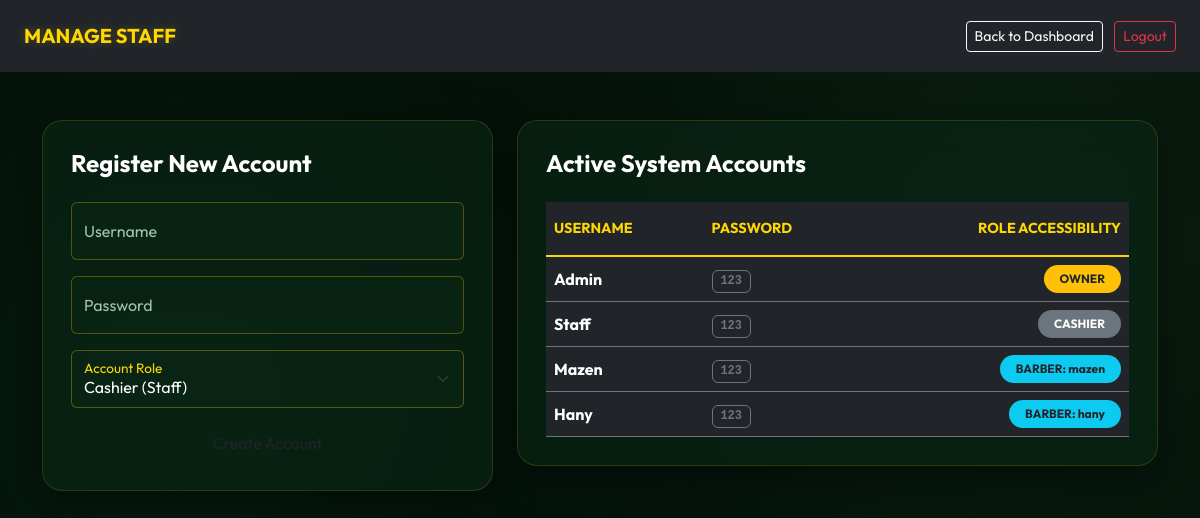
The app's page /manage_users (signed in) with its own data.
### app.py (models this page shows)
class User(UserMixin, db.Model):
    id = db.Column(db.Integer, primary_key=True)
    username = db.Column(db.String(50), unique=True, nullable=False)
    password = db.Column(db.String(50), nullable=False)
    role = db.Column(db.String(20), nullable=False)
    linked_barber_id = db.Column(db.Integer, db.ForeignKey('barber.id'), nullable=True)
    barber = db.relationship('Barber', backref='user_account')

class Barber(db.Model):
    id = db.Column(db.Integer, primary_key=True)
    name = db.Column(db.String(100), nullable=False)
    commission_type = db.Column(db.String(20), default='percentage')
    commission_value = db.Column(db.Float, default=0.0)
    total_paid = db.Column(db.Float, default=0.0)
    balance = db.Column(db.Float, default=0.0)

### app.py (the view, shortened to what this page needs)
@app.route('/manage_users', methods=['GET', 'POST'])
@login_required
def manage_users():
    if current_user.role != 'owner': return "Access Denied"
    users = User.query.all()
    barbers = Barber.query.all()
    return render_template('manage_users.html', users=users, barbers=barbers)

### app.py (called while the page is built, shortened)
@login_manager.user_loader
def load_user(user_id):
    return User.query.get(int(user_id))

@app.context_processor
def inject_translations():
    lang = session.get('lang', 'en')
    translations = {}
    def t(key, default_english):
        return translations.get(key, default_english)
    return dict(t=t, current_lang=lang)

@app.context_processor
def inject_global_data():
    lang = session.get('lang', 'en')
    translations = {}
    def t(key, default_english):
        return translations.get(key, default_english)
    low_stock_count = 0
    if current_user.is_authenticated and current_user.role == 'owner':
        low_stock_count = Product.query.filter(Product.is_active == True, Product.stock <= Product.low_stock_threshold).count()
    return dict(t=t, current_lang=lang, low_stock_count=low_stock_count)

### templates/manage_users.html (shortened to what this page needs)
<!DOCTYPE html>
<html lang="en">
<head>
    <link href="https://cdn.jsdelivr.net/npm/bootstrap@5.3.0/dist/css/bootstrap.min.css" rel="stylesheet">
    <link rel="stylesheet" href="{{ url_for('static', filename='style.css') }}">
</head>
<body>
    <nav class="navbar navbar-dark bg-dark px-4 py-3 sticky-top mb-5 animate-fade">
        <span class="navbar-brand text-gold fw-bold">MANAGE STAFF</span>
        <div>
            <a href="/owner" class="btn btn-outline-light btn-sm me-2">Back to Dashboard</a>
            <a href="/logout" class="btn btn-outline-danger btn-sm">Logout</a>
        </div>
    </nav>
    <div class="container">
        <div class="row g-4">
            <div class="col-md-5 animate-slide-left delay-1">
                <div class="luxury-card sticky-top" style="top: 100px;">
                    <h4 class="mb-4 text-white fw-bold">Register New Account</h4>
                    <form method="POST">
                        <div class="form-floating mb-3">
                            <input type="text" name="username" class="form-control" id="uName" placeholder="Username" required>
                            <label for="uName">Username</label>
                        </div>
                        <div class="form-floating mb-3">
                            <input type="text" name="password" class="form-control" id="uPass" placeholder="Password" required>
                            <label for="uPass">Password</label>
                        </div>
                        <div class="form-floating mb-3">
                            <select name="role" class="form-select" id="uRole" onchange="toggleBarberSelect()">
                                <option value="cashier">Cashier (Staff)</option>
                            </select>
                            <label for="uRole">Account Role</label>
                        </div>
                        <button type="submit" class="btn btn-premium w-100">Create Account</button>
                    </form>
                </div>
            </div>
            <div class="col-md-7 animate-fade-up delay-2">
                <div class="luxury-card">
                    <h4 class="mb-4 text-white fw-bold">Active System Accounts</h4>
                    <div class="table-responsive">
                        <table class="table table-dark table-hover table-borderless mb-0">
                            <thead>
                                <tr class="text-secondary border-bottom border-secondary">
                                    <th class="py-3">USERNAME</th>
                                    <th class="py-3">PASSWORD</th>
                                    <th class="text-end py-3">ROLE ACCESSIBILITY</th>
                                </tr>
                            </thead>
                            <tbody>
                                {% for u in users %}
                                <tr class="border-bottom border-secondary align-middle">
                                    <td class="fw-bold text-white">{{ u.username|capitalize }}</td>
                                    <td><span class="badge bg-dark border border-secondary text-secondary font-monospace">{{ u.password }}</span></td>
                                    <td class="text-end">
                                        {% if u.role == 'owner' %}
                                            <span class="badge bg-warning text-dark px-3 py-2 rounded-pill fw-bold">OWNER</span>
                                        {% elif u.role == 'barber' %}
                                            <span class="badge bg-info text-dark px-3 py-2 rounded-pill fw-bold">BARBER: {{ u.barber.name if u.barber else 'Unlinked' }}</span>
                                        {% else %}
                                            <span class="badge bg-secondary text-white px-3 py-2 rounded-pill fw-bold">CASHIER</span>
                                        {% endif %}
                                    </td>
                                </tr>
                                {% endfor %}
                            </tbody>
                        </table>
                    </div>
                </div>
            </div>
        </div>
    </div>
</body>
</html>

### static/style.css (style rules this page uses)
:root { --bg-deep: #030e08; --card-bg: rgba(10, 38, 22, 0.65); --gold-bright: #FFD700; --gold-dark: #b8962d; --text-pure: #FFFFFF; --text-sage: #A3C2B1; --neon-glow: rgba(255, 215, 0, 0.3); --border-color: rgba(255, 215, 0, 0.15); }
body { background-color: var(--bg-deep); background-image: radial-gradient(circle at 15% 50%, rgba(10, 50, 25, 0.4), transparent 50%), radial-gradient(circle at 85% 30%, rgba(20, 60, 30, 0.4), transparent 50%); color: var(--text-pure); font-family: 'Outfit', sans-serif; min-height: 100vh; }
.luxury-card { background: var(--card-bg); backdrop-filter: blur(16px); -webkit-backdrop-filter: blur(16px); border: 1px solid var(--border-color); border-radius: 20px; padding: 28px; box-shadow: 0 10px 40px rgba(0, 0, 0, 0.5); transition: all 0.4s cubic-bezier(0.175, 0.885, 0.32, 1.275); }
.text-gold { color: var(--gold-bright) !important; text-shadow: 0 0 10px rgba(255, 215, 0, 0.2); }
.table { color: var(--text-pure); }
.table thead th { border-bottom: 2px solid var(--gold-bright); color: var(--gold-bright); font-size: 0.9rem; text-transform: uppercase; }
.table tbody tr { border-bottom: 1px dashed rgba(163, 194, 177, 0.2); transition: 0.2s; }
.form-floating > .form-control, .form-floating > .form-select { background-color: rgba(10, 38, 22, 0.8) !important; border: 1px solid rgba(255, 215, 0, 0.3) !important; color: #ffffff !important; }
.form-floating > label { color: var(--text-sage) !important; }
.form-floating > .form-control:focus ~ label, .form-floating > .form-control:not(:placeholder-shown) ~ label, .form-floating > .form-select ~ label { color: var(--gold-bright) !important; }
.form-floating > .form-control:focus ~ label::after, .form-floating > .form-control:not(:placeholder-shown) ~ label::after, .form-floating > .form-select ~ label::after { background-color: transparent !important; }

### records on screen
User: username "Admin", password "123", role "OWNER"
User: username "Staff", password "123", role "CASHIER"
User: username "Mazen", password "123", barber "mazen"
User: username "Hany", password "123", barber "hany"
